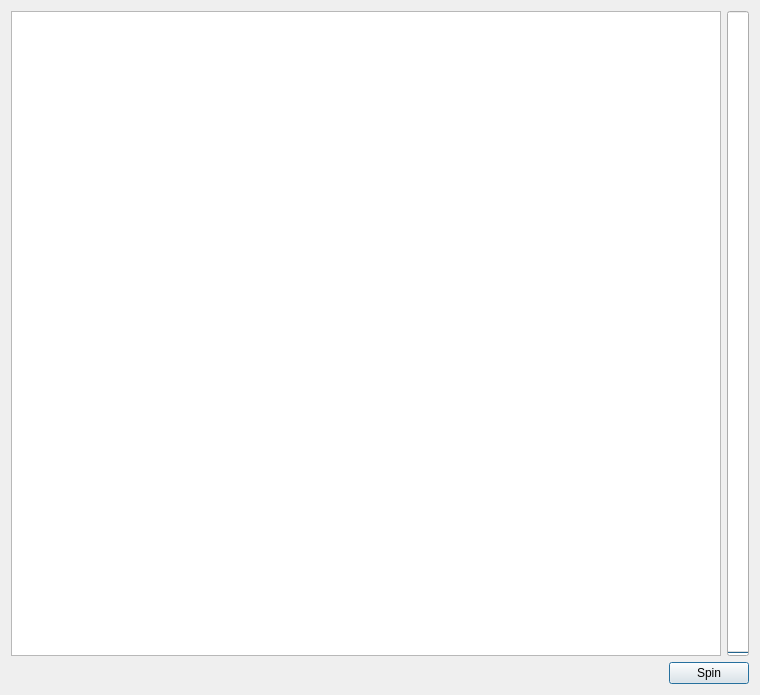
<?xml version="1.0" encoding="UTF-8"?>
<ui version="4.0">
 <class>SpinTheWheelDialog</class>
 <widget class="QDialog" name="SpinTheWheelDialog">
  <property name="geometry">
   <rect>
    <x>0</x>
    <y>0</y>
    <width>760</width>
    <height>695</height>
   </rect>
  </property>
  <property name="windowTitle">
   <string>Spin The Wheel</string>
  </property>
  <layout class="QVBoxLayout" name="verticalLayout">
   <item>
    <layout class="QHBoxLayout" name="horizontalLayout_2">
     <item>
      <widget class="QGraphicsView" name="graphicsView">
       <property name="verticalScrollBarPolicy">
        <enum>Qt::ScrollBarPolicy::ScrollBarAlwaysOff</enum>
       </property>
       <property name="horizontalScrollBarPolicy">
        <enum>Qt::ScrollBarPolicy::ScrollBarAlwaysOff</enum>
       </property>
      </widget>
     </item>
     <item>
      <widget class="QProgressBar" name="progressBar">
       <property name="value">
        <number>0</number>
       </property>
       <property name="textVisible">
        <bool>false</bool>
       </property>
       <property name="orientation">
        <enum>Qt::Orientation::Vertical</enum>
       </property>
      </widget>
     </item>
    </layout>
   </item>
   <item>
    <layout class="QHBoxLayout" name="horizontalLayout">
     <item>
      <spacer name="horizontalSpacer">
       <property name="orientation">
        <enum>Qt::Orientation::Horizontal</enum>
       </property>
       <property name="sizeHint" stdset="0">
        <size>
         <width>40</width>
         <height>20</height>
        </size>
       </property>
      </spacer>
     </item>
     <item>
      <widget class="QPushButton" name="spinPushButton">
       <property name="text">
        <string>Spin</string>
       </property>
      </widget>
     </item>
    </layout>
   </item>
  </layout>
 </widget>
 <resources/>
 <connections/>
</ui>
